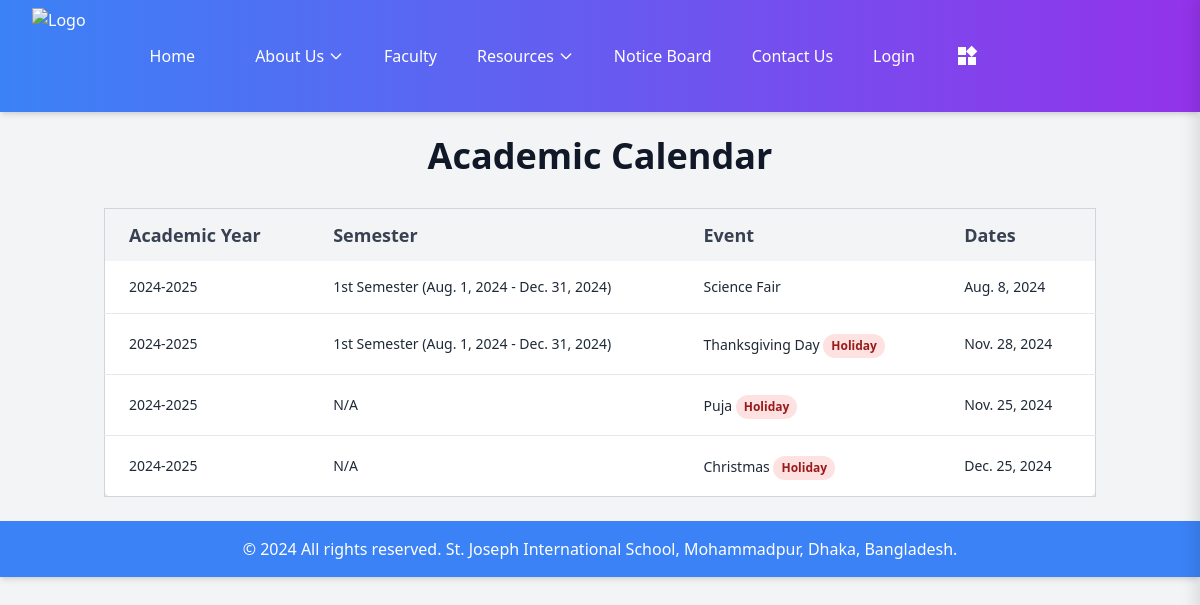
The app's page /academic_calendar/ with its own data.
### academic_calendar/models.py (models this page shows, shortened)
class AcademicYear(models.Model):
    year_start = models.DateField()
    year_end = models.DateField()
    description = models.CharField(max_length=255, help_text="Example: 2024-2025 Academic Year")
    def __str__(self):
        return f"{self.year_start.year}-{self.year_end.year}"

class Semester(models.Model):
    academic_year = models.ForeignKey(AcademicYear, related_name='semesters', on_delete=models.CASCADE)
    semester_number = models.IntegerField(choices=[(1, '1st Semester'), (2, '2nd Semester')])
    start_date = models.DateField()
    end_date = models.DateField()

class Event(models.Model):
    semester = models.ForeignKey(Semester, related_name='events', on_delete=models.CASCADE)
    name = models.CharField(max_length=200)
    description = models.TextField()
    event_date = models.DateField()
    is_holiday = models.BooleanField(default=False)
    class Meta:
        ordering = ['event_date']

class Holiday(models.Model):
    academic_year = models.ForeignKey(AcademicYear, related_name='holidays', on_delete=models.CASCADE)
    name = models.CharField(max_length=200)
    holiday_date = models.DateField()
    class Meta:
        ordering = ['holiday_date']

### academic_calendar/views.py (the view)
# urls.py: path('', views.academic_calendar, name='academic_calendar'),
def academic_calendar(request):
    academic_years = AcademicYear.objects.all()
    return render(request, 'academic_calendar/academic_calendar.html', {'academic_years': academic_years})

### academic_calendar/templates/academic_calendar/academic_calendar.html
{% extends 'mainbase.html' %}
{% block content %}
<div class="container mx-auto mt-28 px-4 py-6">
    <h1 class="text-4xl font-bold text-gray-900 mb-8 text-center">Academic Calendar</h1>
    <div class="overflow-x-auto">
        <table class="min-w-full bg-white border border-gray-300 rounded-lg shadow-lg">
            <thead>
                <tr class="bg-gray-100">
                    <th class="px-6 py-3 text-left text-lg font-semibold text-gray-700">Academic Year</th>
                    <th class="px-6 py-3 text-left text-lg font-semibold text-gray-700">Semester</th>
                    <th class="px-6 py-3 text-left text-lg font-semibold text-gray-700">Event</th>
                    <th class="px-6 py-3 text-left text-lg font-semibold text-gray-700">Dates</th>
                </tr>
            </thead>
            <tbody class="divide-y divide-gray-200">
                {% for year in academic_years %}
                    {% for semester in year.semesters.all %}
                        {% for event in semester.events.all %}
                            <tr class="hover:bg-gray-50">
                                <td class="px-6 py-4 text-sm font-medium text-gray-800">{{ year }}</td>
                                <td class="px-6 py-4 text-sm font-medium text-gray-800">{{ semester.get_semester_number_display }} ({{ semester.start_date }} - {{ semester.end_date }})</td>
                                <td class="px-6 py-4 text-sm font-medium text-gray-800">
                                    {{ event.name }}
                                    {% if event.is_holiday %}
                                        <span class="inline-block bg-red-100 text-red-800 text-xs font-semibold py-1 px-2 rounded-full mt-1">
                                            Holiday
                                        </span>
                                    {% endif %}
                                </td>
                                <td class="px-6 py-4 text-sm font-medium text-gray-800">{{ event.event_date }}</td>
                            </tr>
                        {% endfor %}
                    {% endfor %}
                    {% for holiday in year.holidays.all %}
                        <tr class="hover:bg-gray-50">
                            <td class="px-6 py-4 text-sm font-medium text-gray-800">{{ year }}</td>
                            <td class="px-6 py-4 text-sm font-medium text-gray-800">N/A</td>
                            <td class="px-6 py-4 text-sm font-medium text-gray-800">
                                {{ holiday.name }}
                                <span class="inline-block bg-red-100 text-red-800 text-xs font-semibold py-1 px-2 rounded-full mt-1">
                                    Holiday
                                </span>
                            </td>
                            <td class="px-6 py-4 text-sm font-medium text-gray-800">{{ holiday.holiday_date }}</td>
                        </tr>
                    {% endfor %}
                {% endfor %}
            </tbody>
        </table>
    </div>
</div>
{% endblock %}

### home/templates/mainbase.html (style rules this page uses)
body, html { margin: 0; padding: 0; height: 100%; }
.container { align-items: center; justify-content: space-between; }
.container { margin: 0 auto; }

### records on screen
AcademicYear: year_start+year_end "2024-2025"
Semester: semester_number "1st Semester", start_date "Aug. 1, 2024", end_date "Dec. 31, 2024"
Event: name "Science Fair", event_date "Aug. 8, 2024"
Event: name "Thanksgiving Day", is_holiday "Holiday", event_date "Nov. 28, 2024"
Holiday: name "Puja", holiday_date "Nov. 25, 2024"
Holiday: name "Christmas", holiday_date "Dec. 25, 2024"
